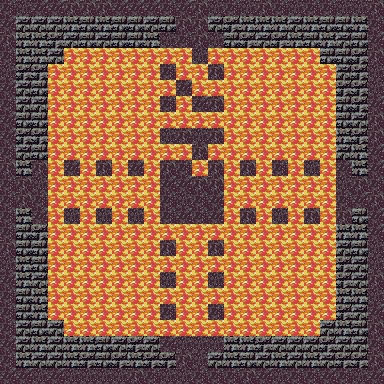

Below is a game level as drawn by its tile map, then a one-line description and the .tmx file that defines it, in full:
An orthogonal 24x24 tile map with 16x16 px tiles, 1 tile layer (tile) and 29 objects.

<map version="1.0" tiledversion="1.1.2" orientation="orthogonal" renderorder="right-down" width="24" height="24" tilewidth="16" tileheight="16" infinite="0" nextobjectid="32">
 <tileset firstgid="1" source="tileset.tsx" />
 <layer name="tile" width="24" height="24">
  <data encoding="csv">
7,6,8,8,9,9,9,8,8,8,7,8,9,6,7,6,9,7,6,7,7,6,6,9,
8,2,2,2,3,5,3,5,5,2,5,9,9,2,4,3,3,3,2,3,5,5,3,7,
9,3,3,4,2,5,2,5,5,3,6,7,9,6,5,4,2,4,3,5,3,2,5,8,
7,3,3,2,15,15,15,15,15,15,15,15,6,15,15,15,15,15,15,15,5,5,4,9,
6,4,4,15,15,15,15,15,15,15,7,15,15,9,15,15,15,15,15,15,15,2,4,6,
8,2,5,15,15,15,15,15,15,15,15,8,15,15,15,15,15,15,15,15,15,4,4,6,
7,2,2,15,15,15,15,15,15,15,7,15,8,9,15,15,15,15,15,15,15,5,4,8,
8,5,5,15,15,15,15,15,15,15,15,15,15,15,15,15,15,15,15,15,15,5,2,9,
8,4,4,15,15,15,15,15,15,15,6,9,6,9,15,15,15,15,15,15,15,3,4,9,
7,2,5,15,15,15,15,15,15,15,15,15,9,15,15,15,15,15,15,15,15,2,3,8,
9,3,9,15,8,15,9,15,8,15,9,7,15,9,15,9,15,7,15,6,15,8,3,8,
7,9,6,15,15,15,15,15,15,15,8,8,9,9,15,15,15,15,15,15,15,6,9,7,
7,9,7,15,15,15,15,15,15,15,7,6,7,8,15,15,15,15,15,15,15,7,8,9,
7,3,8,15,6,15,6,15,6,15,7,8,7,8,15,9,15,6,15,9,15,9,5,8,
7,5,4,15,15,15,15,15,15,15,15,15,15,15,15,15,15,15,15,15,15,3,3,8,
9,5,5,15,15,15,15,15,15,15,9,15,15,9,15,15,15,15,15,15,15,2,5,6,
6,3,5,15,15,15,15,15,15,15,15,15,15,15,15,15,15,15,15,15,15,4,2,6,
8,3,2,15,15,15,15,15,15,15,6,15,15,6,15,15,15,15,15,15,15,4,2,9,
7,5,3,15,15,15,15,15,15,15,15,15,15,15,15,15,15,15,15,15,15,3,3,6,
7,5,3,15,15,15,15,15,15,15,7,15,15,7,15,15,15,15,15,15,15,4,2,8,
7,2,5,2,15,15,15,15,15,15,15,15,15,15,15,15,15,15,15,15,2,3,5,9,
8,2,3,2,3,3,5,2,4,2,8,6,6,6,3,3,4,2,2,2,4,2,2,7,
7,3,2,2,3,4,5,4,3,4,4,9,6,2,3,5,2,3,2,3,2,4,4,9,
8,8,6,8,6,6,6,6,9,7,6,6,7,7,7,9,8,6,7,7,8,7,6,8
</data>
 </layer>
 <objectgroup name="furniture">
  <object id="2" gid="52" x="160" y="176" width="16" height="16" />
  <object id="3" gid="52" x="160" y="224" width="16" height="16" />
  <object id="4" gid="52" x="208" y="224" width="16" height="16" />
  <object id="5" gid="52" x="208" y="176" width="16" height="16" />
  <object id="6" gid="68" x="176" y="208" width="16" height="16" />
  <object id="7" gid="52" x="160" y="80" width="16" height="16" />
  <object id="8" gid="52" x="160" y="112" width="16" height="16" />
  <object id="9" gid="52" x="160" y="144" width="16" height="16" />
  <object id="10" gid="52" x="208" y="80" width="16" height="16" />
  <object id="11" gid="52" x="208" y="112" width="16" height="16" />
  <object id="12" gid="52" x="208" y="144" width="16" height="16" />
  <object id="13" gid="52" x="64" y="176" width="16" height="16" />
  <object id="14" gid="52" x="64" y="224" width="16" height="16" />
  <object id="15" gid="52" x="96" y="224" width="16" height="16" />
  <object id="16" gid="52" x="96" y="176" width="16" height="16" />
  <object id="17" gid="52" x="128" y="176" width="16" height="16" />
  <object id="18" gid="52" x="128" y="224" width="16" height="16" />
  <object id="19" gid="52" x="160" y="256" width="16" height="16" />
  <object id="20" gid="52" x="160" y="288" width="16" height="16" />
  <object id="21" gid="52" x="160" y="320" width="16" height="16" />
  <object id="22" gid="52" x="208" y="320" width="16" height="16" />
  <object id="23" gid="52" x="208" y="288" width="16" height="16" />
  <object id="24" gid="52" x="208" y="256" width="16" height="16" />
  <object id="25" gid="52" x="240" y="224" width="16" height="16" />
  <object id="26" gid="52" x="272" y="224" width="16" height="16" />
  <object id="28" gid="52" x="304" y="224" width="16" height="16" />
  <object id="29" gid="52" x="304" y="176" width="16" height="16" />
  <object id="30" gid="52" x="272" y="176" width="16" height="16" />
  <object id="31" gid="52" x="240" y="176" width="16" height="16" />
 </objectgroup>
 <objectgroup name="description" />
</map>
